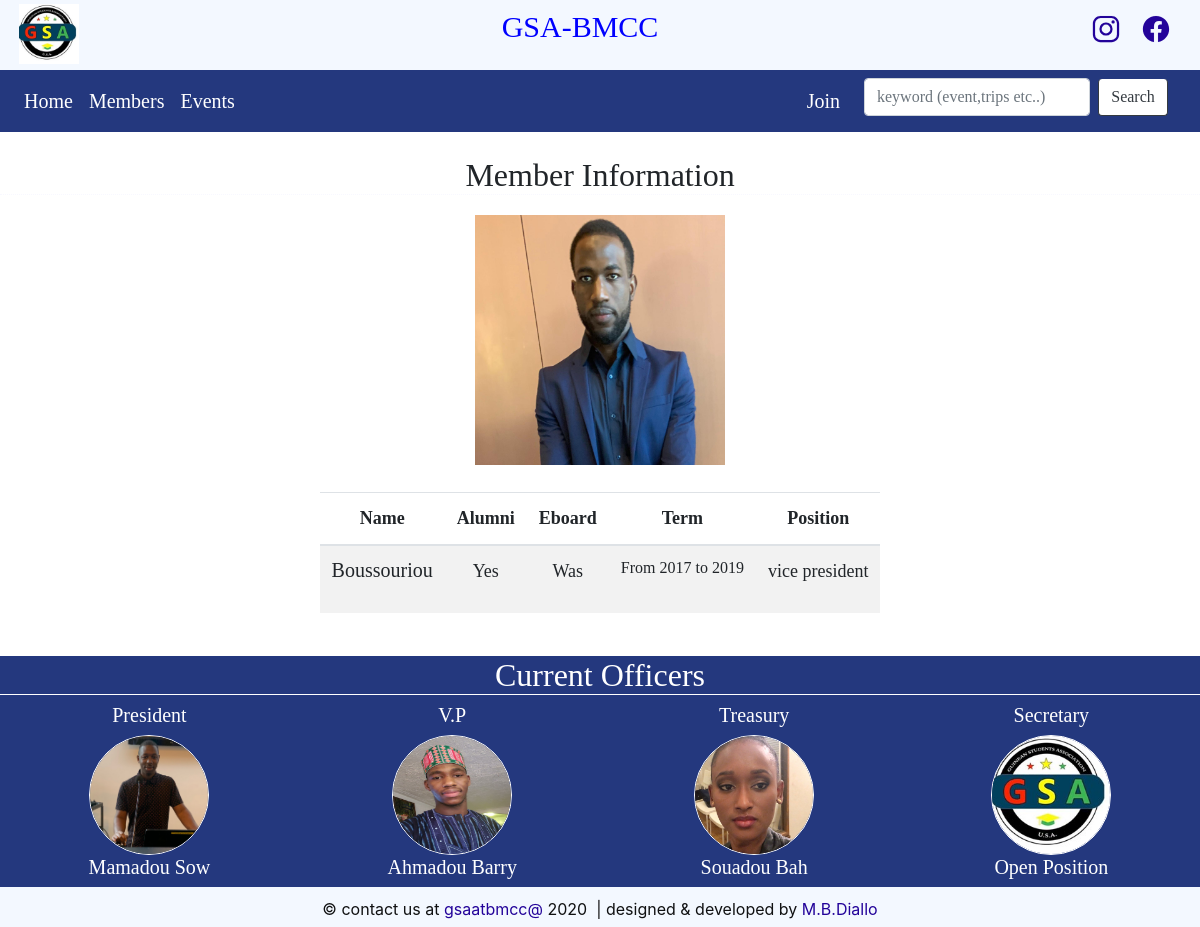
/student/25/, run on the app's committed database.
### student/models.py (models this page shows, shortened)
class Member(models.Model):
    image = models.ImageField(upload_to='images')
    url = models.URLField(blank=True, null=True)
    name = models.CharField(max_length=15)
    major = models.CharField(max_length=200)
    eboard = models.CharField(max_length=5)
    position = models.CharField(max_length=100)
    alumni = models.CharField(max_length=5)
    term = models.CharField(max_length=100)

### student/views.py (the view)
# urls.py: path('<int:detail_id>/', views.detail, name='detail')
def detail(request, detail_id):
    obj = get_object_or_404(Member, pk=detail_id)
    context = {
        'details': obj
    }
    return render(request, 'detail.html', context)

### student/templates/detail.html (shortened to what this page needs)
{% extends 'gsabmcc/templates/base/base.html'%}
    {% block content %}
    <h2 class="text-center">Member Information</h2>
    <section class="container-D">
        <div class="flex-box-D">
            <img src="{{details.image.url}}"> &nbsp; &nbsp;
            <table class="table table-striped">
                <thead>
                    <tr>
                        <th scope="col">Name</th>
                        <th scope="col">Alumni</th>
                        <th scope="col">Eboard</th>
                        <th scope="col">Term</th>
                        <th scope="col">Position</th>
                    </tr>
                </thead>
                <tbody>
                    <tr>
                        <td>
                            <h5>{{details.name }}</h5>
                        </td>
                        <td>
                            <p>{{details.alumni}}</p>
                        </td>
                        <td>
                            <p>{{details.eboard}}</p>
                        </td>
                        <td>
                            <h6>{{details.term }}</h6>
                        </td>
                        <td>
                            <p>{{details.position}}</p>
                        </td>
                    </tr>
                </tbody>
            </table>
        </div>
    </section>
    {% endblock %}

### student/static/css/shape.css (style rules this page uses)
html, body { margin: 0px; padding: 0px; min-height: 400px; }
img { width: 100%; }
h2 { margin-bottom: 40px; border-bottom: 1px dotted ghostwhite; }
.container-D { display: flex; margin: 10px; font-size: 18px; font-weight: 30px; align-items: center; text-align: center; margin-bottom: 50px; font-family: 'Times New Roman', Times, serif; flex-direction: column; }
.container-D .flex-box-D { display: flex; flex-direction: column; align-items: center; padding: 10px; }
.container-D .flex-box-D img { height: 250px; width: 250px; }

### data on the page
Member: image (picture), name "Boussouriou", alumni "Yes", eboard "Was", term "From 2017 to 2019", position "vice president"
